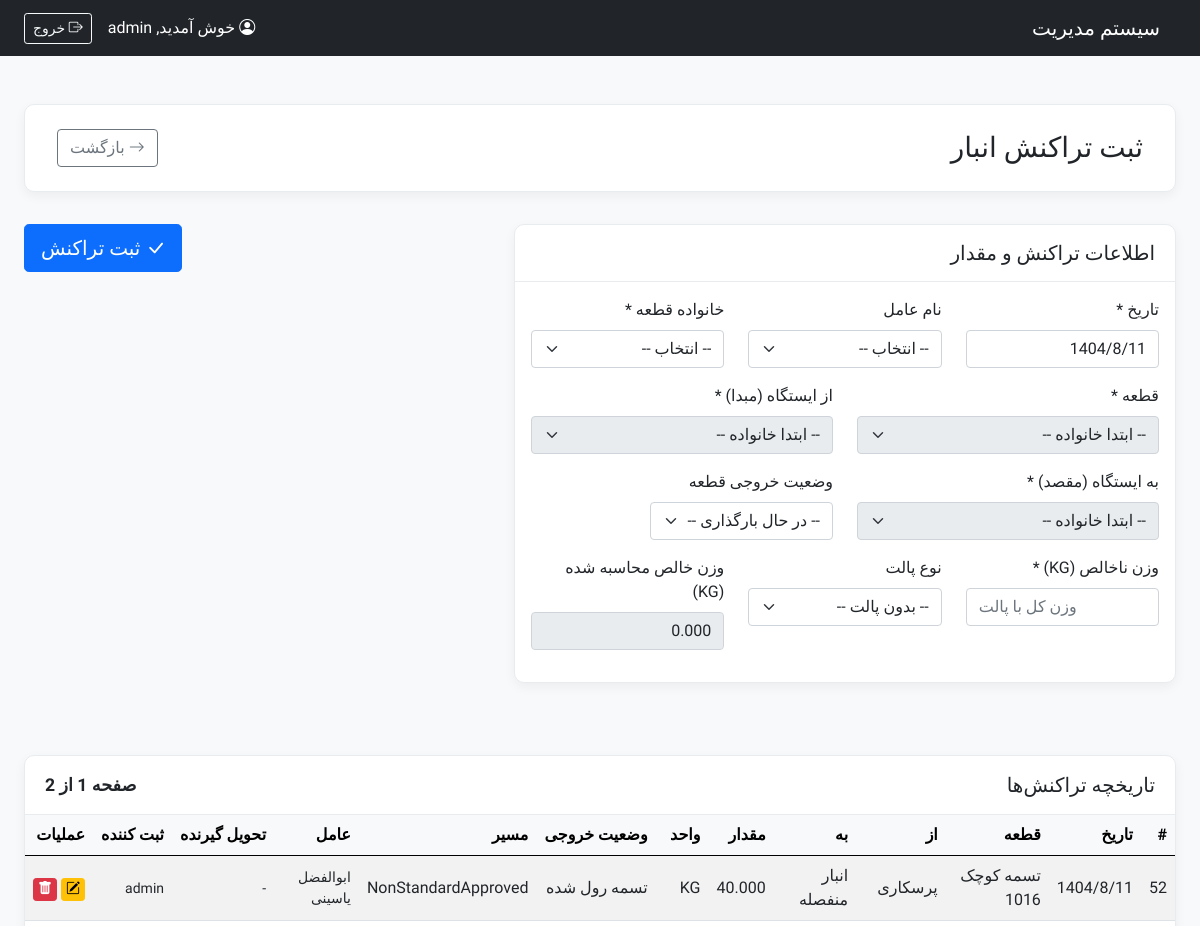
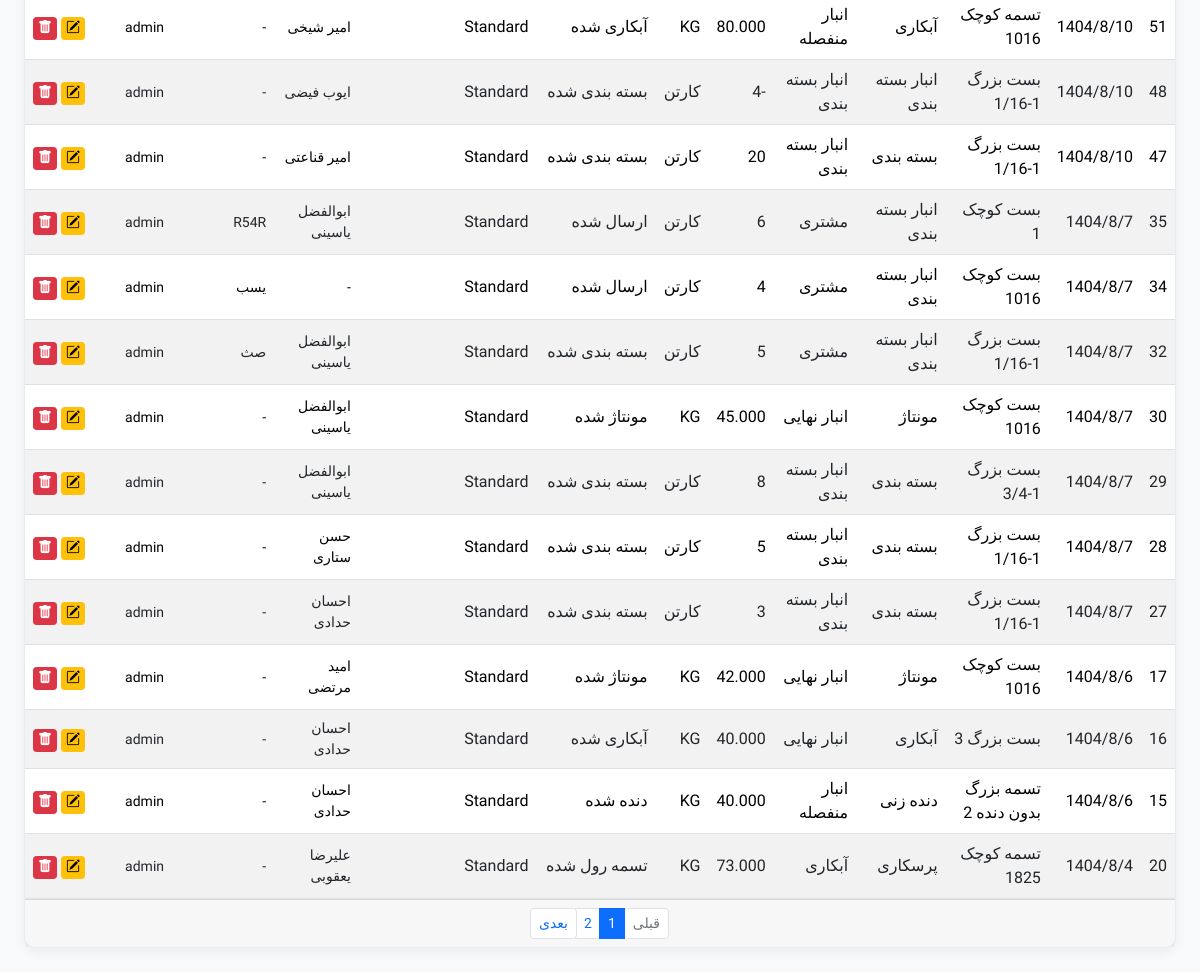
Page /modules/Warehouse/transactions.php (signed in) on the committed database (2 pictures, top to bottom).
### tables this page shows
CREATE TABLE `tbl_stock_transactions` (
  `TransactionID` bigint(20) NOT NULL,
  `TransactionDate` timestamp NOT NULL DEFAULT current_timestamp(),
  `PartID` int(11) NOT NULL,
  `FromStationID` int(11) NOT NULL,
  `ToStationID` int(11) NOT NULL,
  `GrossWeightKG` decimal(10,3) DEFAULT NULL COMMENT 'وزن ناخالص با پالت بر حسب کیلوگرم',
  `PalletTypeID` int(11) DEFAULT NULL,
  `PalletWeightKG` decimal(10,3) DEFAULT NULL COMMENT 'وزن پالت ثبت شده در زمان تراکنش بر حسب کیلوگرم',
  `NetWeightKG` decimal(10,3) DEFAULT NULL COMMENT 'وزن خالص محاسبه شده بر حسب کیلوگرم',
  `CartonQuantity` int(11) DEFAULT NULL COMMENT 'تعداد کارتن (برای انبار بسته بندی)',
  `BaseWeightGR` decimal(10,3) DEFAULT NULL COMMENT 'وزن پایه بر حسب گرم',
  `AppliedWeightChangePercent` decimal(5,2) DEFAULT NULL COMMENT 'درصد تغییر وزن فرآیند (از جدول تغییرات وزن - فعلا تعریف نشده)',
  `FinalWeightGR` decimal(10,3) DEFAULT NULL COMMENT 'وزن نهایی قطعه محاسبه شده بر حسب گرم',
  `StatusAfter` varchar(100) DEFAULT NULL COMMENT 'وضعیت قطعه پس از تراکنش (از tbl_routes)',
  `StatusAfterID` int(11) DEFAULT NULL,
  `RouteStatus` enum('Standard','NonStandardPending','NonStandardApproved') NOT NULL DEFAULT 'Standard' COMMENT 'وضعیت مسیر استفاده شده',
  `DeviationID` int(11) DEFAULT NULL COMMENT 'در صورت ارتباط با مجوز ارفاقی',
  `PendingReason` text DEFAULT NULL COMMENT 'دلیل انتظار برای مسیر غیراستاندارد',
  `CreatedBy` int(11) DEFAULT NULL COMMENT 'UserID of creator',
  `OperatorEmployeeID` int(11) DEFAULT NULL COMMENT 'شناسه کارمند عامل ثبت کننده',
  `SenderEmployeeID` int(11) DEFAULT NULL COMMENT 'FK به tbl_employees برای تحویل دهنده',
  `ReceiverID` int(11) DEFAULT NULL COMMENT 'FK به tbl_receivers برای تحویل گیرنده',
  `TransactionTypeID` int(11) DEFAULT NULL COMMENT 'FK to tbl_transaction_types, used for stocktake/adjustments',
  `CreatedAt` timestamp NOT NULL DEFAULT current_timestamp()
);

CREATE TABLE `tbl_parts` (
  `PartID` int(11) NOT NULL,
  `PartCode` varchar(50) NOT NULL,
  `PartName` varchar(150) NOT NULL,
  `Description` text DEFAULT NULL,
  `FamilyID` int(11) DEFAULT NULL,
  `SizeID` int(11) DEFAULT NULL COMMENT 'FK to tbl_part_sizes',
  `BarrelWeight_Solo_KG` decimal(10,2) DEFAULT NULL COMMENT 'ظرفیت بارل (کیلوگرم) اگر قطعه تنها باشد'
);

CREATE TABLE `tbl_stations` (
  `StationID` int(11) NOT NULL,
  `StationName` varchar(100) NOT NULL,
  `StationType` enum('Production','Warehouse','QC','External') NOT NULL COMMENT 'Production, Warehouse, Quality Control, External (e.g., plating service)'
);

CREATE TABLE `tbl_part_statuses` (
  `StatusID` int(11) NOT NULL,
  `StatusName` varchar(100) NOT NULL
);

CREATE TABLE `tbl_employees` (
  `EmployeeID` int(11) NOT NULL,
  `name` varchar(255) NOT NULL,
  `DepartmentID` int(11) DEFAULT NULL,
  `JobTitle` varchar(150) DEFAULT NULL,
  `HireDate` date DEFAULT NULL,
  `Status` enum('Active','Inactive') NOT NULL DEFAULT 'Active'
);

CREATE TABLE `tbl_users` (
  `UserID` int(11) NOT NULL,
  `Username` varchar(50) NOT NULL,
  `PasswordHash` varchar(255) NOT NULL,
  `EmployeeID` int(11) NOT NULL,
  `RoleID` int(11) NOT NULL
);

CREATE TABLE `tbl_receivers` (
  `ReceiverID` int(11) NOT NULL,
  `ReceiverName` varchar(255) NOT NULL
);

### modules/Warehouse/transactions.php (the view, shortened to what the rows shown need)
<?php
require_once __DIR__ . '/../../config/init.php';
$editMode = false;
$current_page = isset($_GET['page']) && is_numeric($_GET['page']) ? (int)$_GET['page'] : 1;
$offset = ($current_page - 1) * RECORDS_PER_PAGE;
$employees = find_all($pdo, "SELECT EmployeeID, name FROM tbl_employees ORDER BY name");
$history_query = "
    SELECT t.*, p.PartName, f.StationName as FromStation, ts.StationName as ToStation,
           ps.StatusName as StatusAfterName,
           u.Username as CreatorName, op.name as OperatorName,
           rec.ReceiverName -- Receiver Name
    FROM tbl_stock_transactions t
    JOIN tbl_parts p ON t.PartID = p.PartID
    JOIN tbl_stations f ON t.FromStationID = f.StationID
    JOIN tbl_stations ts ON t.ToStationID = ts.StationID
    LEFT JOIN tbl_part_statuses ps ON t.StatusAfterID = ps.StatusID
    LEFT JOIN tbl_users u ON t.CreatedBy = u.UserID
    LEFT JOIN tbl_employees op ON t.OperatorEmployeeID = op.EmployeeID
    LEFT JOIN tbl_receivers rec ON t.ReceiverID = rec.ReceiverID -- Join for receiver name
    ORDER BY t.TransactionDate DESC, t.TransactionID DESC
    LIMIT :limit OFFSET :offset
";
$history_stmt = $pdo->prepare($history_query);
$history_stmt->bindValue(':limit', RECORDS_PER_PAGE, PDO::PARAM_INT);
$history_stmt->bindValue(':offset', $offset, PDO::PARAM_INT);
$history_stmt->execute();
$recentTransactions = $history_stmt->fetchAll(PDO::FETCH_ASSOC);
$pageTitle = $editMode ? "ویرایش تراکنش انبار" : "ثبت تراکنش انبار";
include __DIR__ . '/../../templates/header.php';
?>
<div class="page-header d-flex justify-content-between align-items-center">
    <h1 class="h3 mb-0"><?php echo $pageTitle; ?></h1>
</div>
<div class="card content-card mt-5">
    <div class="card-body p-0">
        <div class="table-responsive">
            <table class="table table-striped table-hover table-sm mb-0">
                <thead>
                    <tr>
                        <th class="p-2">#</th>
                        <th class="p-2">تاریخ</th>
                        <th class="p-2">قطعه</th>
                        <th class="p-2">از</th>
                        <th class="p-2">به</th>
                        <th class="p-2">مقدار</th>
                        <th class="p-2">واحد</th>
                        <th class="p-2">وضعیت خروجی</th>
                        <th class="p-2">مسیر</th>
                        <th class="p-2">عامل</th>
                        <th class="p-2">تحویل گیرنده</th>
                        <th class="p-2">ثبت کننده</th>
                        <th class="p-2">عملیات</th>
                    </tr>
                </thead>
                <tbody id="history-tbody">
                     <?php if (empty($recentTransactions)): ?>
                        <tr><td colspan="13" class="text-center p-3 text-muted">هنوز تراکنشی ثبت نشده است.</td></tr>
                    <?php else: ?>
                        <?php foreach($recentTransactions as $tx):
                            $status_map_display = [
                                'Standard' => 'استاندارد',
                                'NonStandardPending' => '<span class="badge bg-warning text-dark">انتظار</span>',
                                'NonStandardApproved' => '<span class="badge bg-success">مجاز</span>',
                                'RequiresSelection' => '<span class="badge bg-info text-dark">انتخاب</span>'
                            ];
                            $routeStatusDisplay = $status_map_display[$tx['RouteStatus']] ?? $tx['RouteStatus'];
                            $isCartonHistory = (
                                ($tx['FromStationID'] == PACKAGING_STATION_ID && $tx['ToStationID'] == CARTON_WAREHOUSE_STATION_ID) ||
                                ($tx['FromStationID'] == CARTON_WAREHOUSE_STATION_ID && $tx['ToStationID'] == CUSTOMER_STATION_ID) ||
                                ($tx['FromStationID'] == CARTON_WAREHOUSE_STATION_ID && $tx['ToStationID'] == CARTON_WAREHOUSE_STATION_ID && $tx['TransactionTypeID'] != null)
                            );
                            $displayValue = $isCartonHistory
                                                ? (($tx['CartonQuantity'] !== null) ? (int)$tx['CartonQuantity'] : '-')
                                                : (($tx['NetWeightKG'] !== null) ? number_format((float)$tx['NetWeightKG'], 3) : '-');
                            $displayUnit = $isCartonHistory ? 'کارتن' : 'KG';
                            if ($tx['TransactionTypeID'] != null && $tx['FromStationID'] == $tx['ToStationID']) {
                                $st_type = find_by_id($pdo, 'tbl_transaction_types', $tx['TransactionTypeID'], 'TypeID');
                                if ($st_type && $st_type['StockEffect'] < 0) {
                                    $displayValue = '-' . abs((int)$displayValue);
                                } elseif ($st_type && $st_type['StockEffect'] > 0 && $st_type['TypeName'] != 'موجودی اولیه') {
                                     $displayValue = '+' . abs((int)$displayValue);
                                } else {
                                     $displayValue = abs((int)$displayValue);
                                }
                            }
                        ?>
                        <tr>
                            <td class="p-2"><?php echo $tx['TransactionID']; ?></td>
                            <td class="p-2"><?php echo to_jalali($tx['TransactionDate']); ?></td>
                            <td class="p-2"><?php echo htmlspecialchars($tx['PartName']); ?></td>
                            <td class="p-2"><?php echo htmlspecialchars($tx['FromStation']); ?></td>
                            <td class="p-2"><?php echo htmlspecialchars($tx['ToStation']); ?></td>
                            <td class="p-2"><?php echo $displayValue; ?></td>
                            <td class="p-2"><?php echo $displayUnit; ?></td>
                            <td class="p-2"><?php echo htmlspecialchars($tx['StatusAfterName'] ?? '-- بدون وضعیت --'); ?></td>
                            <td class="p-2"><?php echo $routeStatusDisplay; ?></td>
                            <td class="p-2 small"><?php echo htmlspecialchars($tx['OperatorName'] ?? '-'); ?></td>
                             <td class="p-2 small"><?php echo htmlspecialchars($tx['ReceiverName'] ?? '-'); ?></td>
                            <td class="p-2 small"><?php echo htmlspecialchars($tx['CreatorName'] ?? '-'); ?></td>
                            <td class="p-2 text-nowrap">
                                <?php if (has_permission('warehouse.transactions.manage')):  ?>
                                    <a href="?edit_id=<?php echo $tx['TransactionID']; ?>&page=<?php echo $current_page; ?>" class="btn btn-warning btn-sm py-0 px-1" title="ویرایش"><i class="bi bi-pencil-square"></i></a>
                                    <button type="button" class="btn btn-danger btn-sm py-0 px-1 delete-btn" data-tx-id="<?php echo $tx['TransactionID']; ?>" data-bs-toggle="modal" data-bs-target="#deleteConfirmModal" title="حذف"><i class="bi bi-trash-fill"></i></button>
                                <?php else: ?>
                                    <span class="text-muted small">-</span>
                                <?php endif; ?>
                            </td>
                        </tr>
                        <?php endforeach; ?>
                    <?php endif; ?>
                </tbody>
            </table>
        </div>
    </div>
</div>
<?php include __DIR__ . '/../../templates/footer.php'; ?>

### rows in the picture
tbl_stock_transactions: TransactionID "52", TransactionDate "1404/8/11", PartID.PartName "تسمه کوچک 1016", FromStationID.StationName "پرسکاری", ToStationID.StationName "انبار منفصله", NetWeightKG "40.000", FromStationID "KG", StatusAfterID.StatusName "تسمه رول شده", RouteStatus "NonStandardApproved", OperatorEmployeeID.name "ابوالفضل یاسینی", ReceiverName "-", CreatedBy.Username "admin"
tbl_stock_transactions: TransactionID "51", TransactionDate "1404/8/10", PartID.PartName "تسمه کوچک 1016", FromStationID.StationName "آبکاری", ToStationID.StationName "انبار منفصله", NetWeightKG "80.000", FromStationID "KG", StatusAfterID.StatusName "آبکاری شده", RouteStatus "Standard", OperatorEmployeeID.name "امیر شیخی", ReceiverName "-", CreatedBy.Username "admin"
tbl_stock_transactions: TransactionID "48", TransactionDate "1404/8/10", PartID.PartName "بست بزرگ 1-1/16", FromStationID.StationName "انبار بسته بندی", CartonQuantity "-4", displayUnit "کارتن", StatusAfterID.StatusName "بسته بندی شده", RouteStatus "Standard", OperatorEmployeeID.name "ایوب فیضی", ReceiverName "-", CreatedBy.Username "admin"
tbl_stock_transactions: TransactionID "47", TransactionDate "1404/8/10", PartID.PartName "بست بزرگ 1-1/16", FromStationID.StationName "بسته بندی", ToStationID.StationName "انبار بسته بندی", CartonQuantity "20", displayUnit "کارتن", StatusAfterID.StatusName "بسته بندی شده", RouteStatus "Standard", OperatorEmployeeID.name "امیر قناعتی", ReceiverName "-", CreatedBy.Username "admin"
tbl_stock_transactions: TransactionID "35", TransactionDate "1404/8/7", PartID.PartName "بست کوچک 1", FromStationID.StationName "انبار بسته بندی", ToStationID.StationName "مشتری", CartonQuantity "6", displayUnit "کارتن", StatusAfterID.StatusName "ارسال شده", RouteStatus "Standard", OperatorEmployeeID.name "ابوالفضل یاسینی", ReceiverID.ReceiverName "R54R", CreatedBy.Username "admin"
tbl_stock_transactions: TransactionID "34", TransactionDate "1404/8/7", PartID.PartName "بست کوچک 1016", FromStationID.StationName "انبار بسته بندی", ToStationID.StationName "مشتری", CartonQuantity "4", displayUnit "کارتن", StatusAfterID.StatusName "ارسال شده", RouteStatus "Standard", OperatorName "-", ReceiverID.ReceiverName "یسب", CreatedBy.Username "admin"
tbl_stock_transactions: TransactionID "32", TransactionDate "1404/8/7", PartID.PartName "بست بزرگ 1-1/16", FromStationID.StationName "انبار بسته بندی", ToStationID.StationName "مشتری", CartonQuantity "5", displayUnit "کارتن", StatusAfterID.StatusName "بسته بندی شده", RouteStatus "Standard", OperatorEmployeeID.name "ابوالفضل یاسینی", ReceiverID.ReceiverName "صث", CreatedBy.Username "admin"
tbl_stock_transactions: TransactionID "30", TransactionDate "1404/8/7", PartID.PartName "بست کوچک 1016", FromStationID.StationName "مونتاژ", ToStationID.StationName "انبار نهایی", NetWeightKG "45.000", FromStationID "KG", StatusAfterID.StatusName "مونتاژ شده", RouteStatus "Standard", OperatorEmployeeID.name "ابوالفضل یاسینی", ReceiverName "-", CreatedBy.Username "admin"
tbl_stock_transactions: TransactionID "29", TransactionDate "1404/8/7", PartID.PartName "بست بزرگ 1-3/4", FromStationID.StationName "بسته بندی", ToStationID.StationName "انبار بسته بندی", CartonQuantity "8", displayUnit "کارتن", StatusAfterID.StatusName "بسته بندی شده", RouteStatus "Standard", OperatorEmployeeID.name "ابوالفضل یاسینی", ReceiverName "-", CreatedBy.Username "admin"
tbl_stock_transactions: TransactionID "28", TransactionDate "1404/8/7", PartID.PartName "بست بزرگ 1-1/16", FromStationID.StationName "بسته بندی", ToStationID.StationName "انبار بسته بندی", CartonQuantity "5", displayUnit "کارتن", StatusAfterID.StatusName "بسته بندی شده", RouteStatus "Standard", OperatorEmployeeID.name "حسن ستاری", ReceiverName "-", CreatedBy.Username "admin"
tbl_stock_transactions: TransactionID "27", TransactionDate "1404/8/7", PartID.PartName "بست بزرگ 1-1/16", FromStationID.StationName "بسته بندی", ToStationID.StationName "انبار بسته بندی", CartonQuantity "3", displayUnit "کارتن", StatusAfterID.StatusName "بسته بندی شده", RouteStatus "Standard", OperatorEmployeeID.name "احسان حدادی", ReceiverName "-", CreatedBy.Username "admin"
tbl_stock_transactions: TransactionID "17", TransactionDate "1404/8/6", PartID.PartName "بست کوچک 1016", FromStationID.StationName "مونتاژ", ToStationID.StationName "انبار نهایی", NetWeightKG "42.000", FromStationID "KG", StatusAfterID.StatusName "مونتاژ شده", RouteStatus "Standard", OperatorEmployeeID.name "امید مرتضی", ReceiverName "-", CreatedBy.Username "admin"
tbl_stock_transactions: TransactionID "16", TransactionDate "1404/8/6", PartID.PartName "بست بزرگ 3", FromStationID.StationName "آبکاری", ToStationID.StationName "انبار نهایی", NetWeightKG "40.000", FromStationID "KG", StatusAfterID.StatusName "آبکاری شده", RouteStatus "Standard", OperatorEmployeeID.name "احسان حدادی", ReceiverName "-", CreatedBy.Username "admin"
tbl_stock_transactions: TransactionID "15", TransactionDate "1404/8/6", PartID.PartName "تسمه بزرگ بدون دنده 2", FromStationID.StationName "دنده زنی", ToStationID.StationName "انبار منفصله", NetWeightKG "40.000", FromStationID "KG", StatusAfterID.StatusName "دنده شده", RouteStatus "Standard", OperatorEmployeeID.name "احسان حدادی", ReceiverName "-", CreatedBy.Username "admin"
tbl_stock_transactions: TransactionID "20", TransactionDate "1404/8/4", PartID.PartName "تسمه کوچک 1825", FromStationID.StationName "پرسکاری", ToStationID.StationName "آبکاری", NetWeightKG "73.000", FromStationID "KG", StatusAfterID.StatusName "تسمه رول شده", RouteStatus "Standard", OperatorEmployeeID.name "علیرضا یعقوبی", ReceiverName "-", CreatedBy.Username "admin"

### other values in the picture
$_SESSION['username'] "admin"
$pageTitle "ثبت تراکنش انبار"
$total_pages "2"
